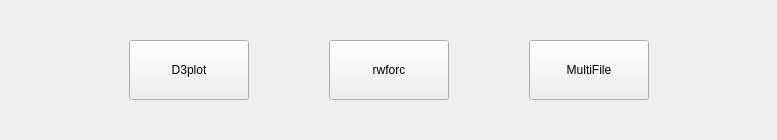
<?xml version="1.0" encoding="UTF-8"?>
<ui version="4.0">
 <class>ChooseResultFileType</class>
 <widget class="QWidget" name="ChooseResultFileType">
  <property name="geometry">
   <rect>
    <x>0</x>
    <y>0</y>
    <width>777</width>
    <height>140</height>
   </rect>
  </property>
  <property name="windowTitle">
   <string>选取结果文件类型</string>
  </property>
  <layout class="QHBoxLayout" name="horizontalLayout">
   <property name="spacing">
    <number>80</number>
   </property>
   <property name="topMargin">
    <number>40</number>
   </property>
   <property name="bottomMargin">
    <number>40</number>
   </property>
   <item>
    <spacer name="horizontalSpacer">
     <property name="orientation">
      <enum>Qt::Horizontal</enum>
     </property>
     <property name="sizeHint" stdset="0">
      <size>
       <width>40</width>
       <height>20</height>
      </size>
     </property>
    </spacer>
   </item>
   <item>
    <widget class="QPushButton" name="Btn_d3plot">
     <property name="minimumSize">
      <size>
       <width>120</width>
       <height>60</height>
      </size>
     </property>
     <property name="maximumSize">
      <size>
       <width>120</width>
       <height>60</height>
      </size>
     </property>
     <property name="text">
      <string>D3plot</string>
     </property>
    </widget>
   </item>
   <item>
    <widget class="QPushButton" name="Btn_rwforc">
     <property name="minimumSize">
      <size>
       <width>120</width>
       <height>60</height>
      </size>
     </property>
     <property name="maximumSize">
      <size>
       <width>120</width>
       <height>60</height>
      </size>
     </property>
     <property name="text">
      <string>rwforc</string>
     </property>
    </widget>
   </item>
   <item>
    <widget class="QPushButton" name="Btn_multiFile">
     <property name="minimumSize">
      <size>
       <width>120</width>
       <height>60</height>
      </size>
     </property>
     <property name="maximumSize">
      <size>
       <width>120</width>
       <height>60</height>
      </size>
     </property>
     <property name="text">
      <string>MultiFile</string>
     </property>
    </widget>
   </item>
   <item>
    <spacer name="horizontalSpacer_2">
     <property name="orientation">
      <enum>Qt::Horizontal</enum>
     </property>
     <property name="sizeHint" stdset="0">
      <size>
       <width>40</width>
       <height>20</height>
      </size>
     </property>
    </spacer>
   </item>
  </layout>
 </widget>
 <resources/>
 <connections/>
</ui>
